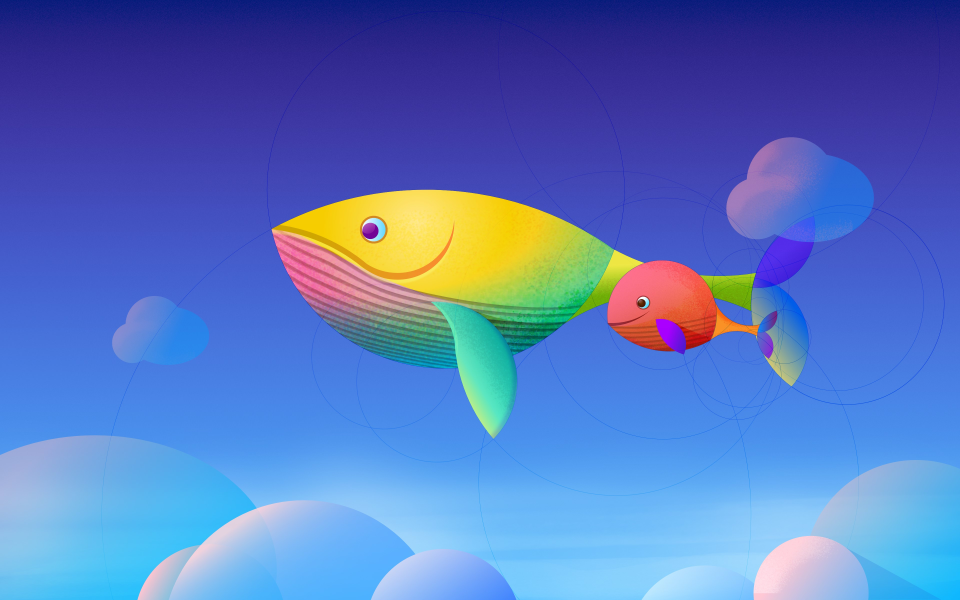
//> input picture cpp/opencv/imgproc/test.jpg, 3840 x 2400 px (shown at 1/4 size)
$ ./warpaffine   (built with g++ and OpenCV 4)
//> lines starting //> are read from the running program, lines starting //| are printed output that depends on the picture
#include<iostream>
#include<opencv2/highgui/highgui.hpp>
#include<opencv2/imgproc/imgproc.hpp>

using namespace std;
using namespace cv;
//仿射变换实验
String url = "../imgproc/test.jpg";
int main()
{
    Mat src = imread(url);
//> src is the input picture: 2400 rows x 3840 cols, CV_8UC3; mean B, G, R 191.2, 117.6, 87.4
    resize(src,src,Size(640,480));
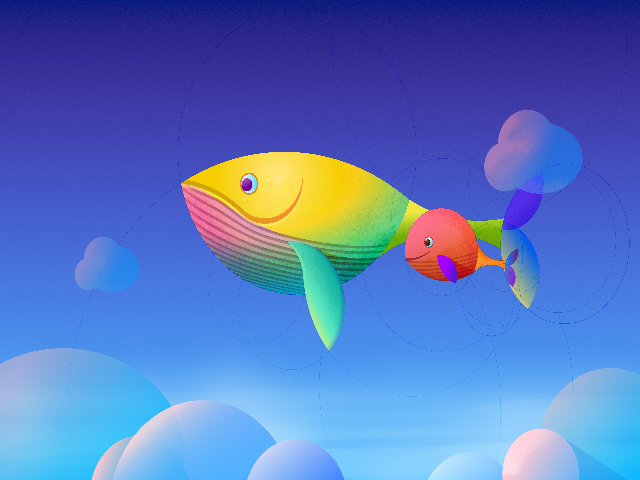
//> src: 480 rows x 640 cols, CV_8UC3; mean B, G, R 191.4, 117.7, 87.6
    Mat dst_warp, dst_warpRotateScale;
    Point2f srcPoints[3];//原图中的三点
    Point2f dstPoints[3];//目标图中的三点

    //第一种仿射变换的调用方式：三点法
    //三个点对的值，只要知道你想要变换后图的三个点的坐标，就可以实现仿射变换
    srcPoints[0] = Point2f(0, 0);
    srcPoints[1] = Point2f(0, src.rows - 1);
    srcPoints[2] = Point2f(src.cols - 1, 0);
    //映射后的三个坐标值
    dstPoints[0] = Point2f(0, src.rows*0.3);
    dstPoints[1] = Point2f(src.cols*0.25, src.rows*0.75);
    dstPoints[2] = Point2f(src.cols*0.75, src.rows*0.25);

    Mat M1 = getAffineTransform(srcPoints, dstPoints);//由三个点对计算变换矩阵
    warpAffine(src, dst_warp, M1, src.size());//仿射变换
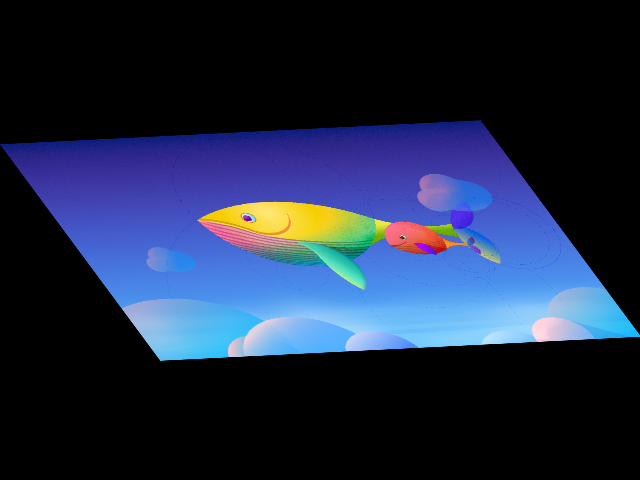
//> dst_warp: 480 rows x 640 cols, CV_8UC3; mean B, G, R 67.2, 41.4, 30.8


    //第二种仿射变换的调用方式：直接指定角度和比例
    //旋转加缩放
    Point2f center(src.cols / 2, src.rows / 2);//旋转中心
//> center = Point(320, 240)
    double angle = 45;//逆时针旋转45度
    double scale = 0.5;//缩放比例

    Mat M2 = getRotationMatrix2D(center, angle, scale);//计算旋转加缩放的变换矩阵
    warpAffine(dst_warp, dst_warpRotateScale, M2, src.size());//仿射变换
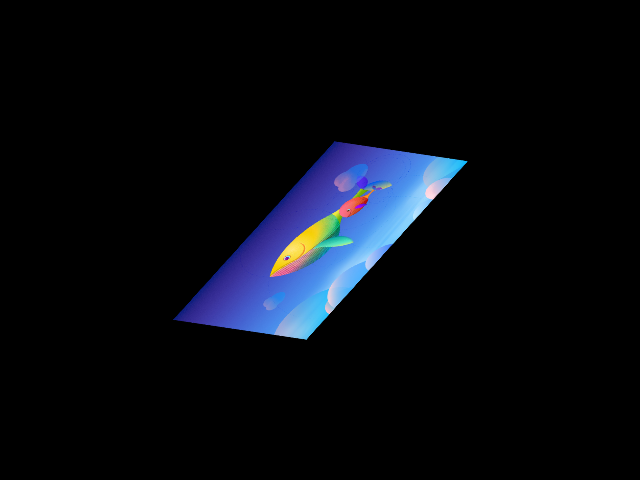
//> dst_warpRotateScale: 480 rows x 640 cols, CV_8UC3; mean B, G, R 16.8, 10.3, 7.7

    imshow("原始图", src);
    imshow("仿射变换1", dst_warp);
    imshow("仿射变换2", dst_warpRotateScale);
    waitKey(0);

    return 0;
}

$ run again, with cpp/opencv/imgproc/1540865910.jpg copied over cpp/opencv/imgproc/test.jpg
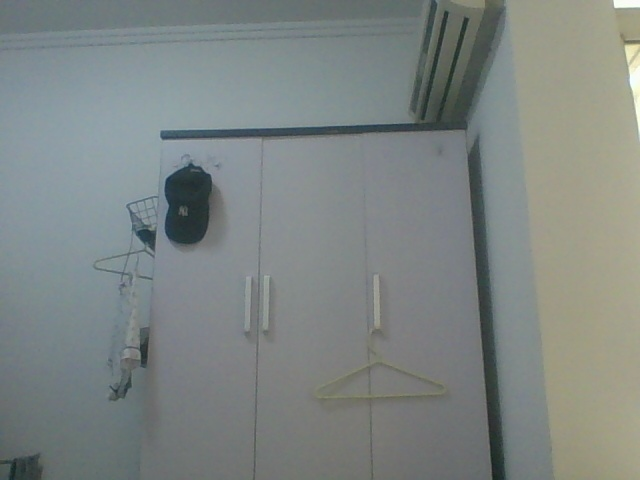
//> input picture cpp/opencv/imgproc/1540865910.jpg, 640 x 480 px
//> src is the input picture: 480 rows x 640 cols, CV_8UC3; mean B, G, R 131, 133.1, 126.2
//> `warpAffine(src, dst_warp, M1, src.size());`:
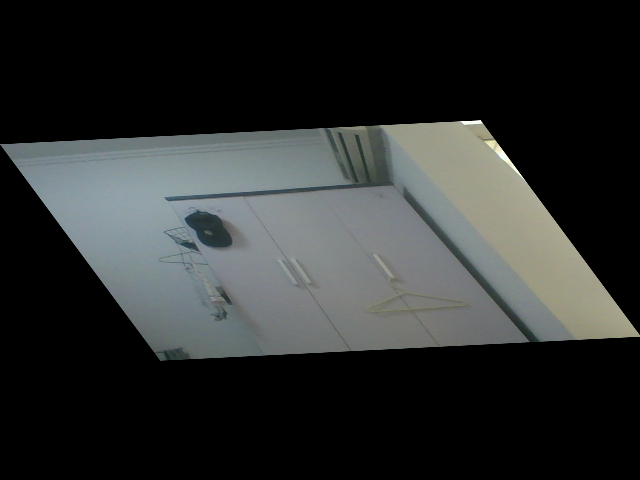
//> dst_warp: 480 rows x 640 cols, CV_8UC3; mean B, G, R 46, 46.8, 44.3
//> `warpAffine(dst_warp, dst_warpRotateScale, M2, src.size());`:
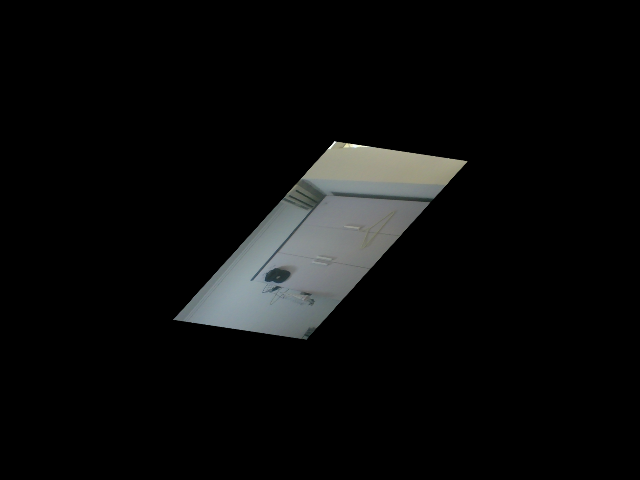
//> dst_warpRotateScale: 480 rows x 640 cols, CV_8UC3; mean B, G, R 11.5, 11.7, 11.1
